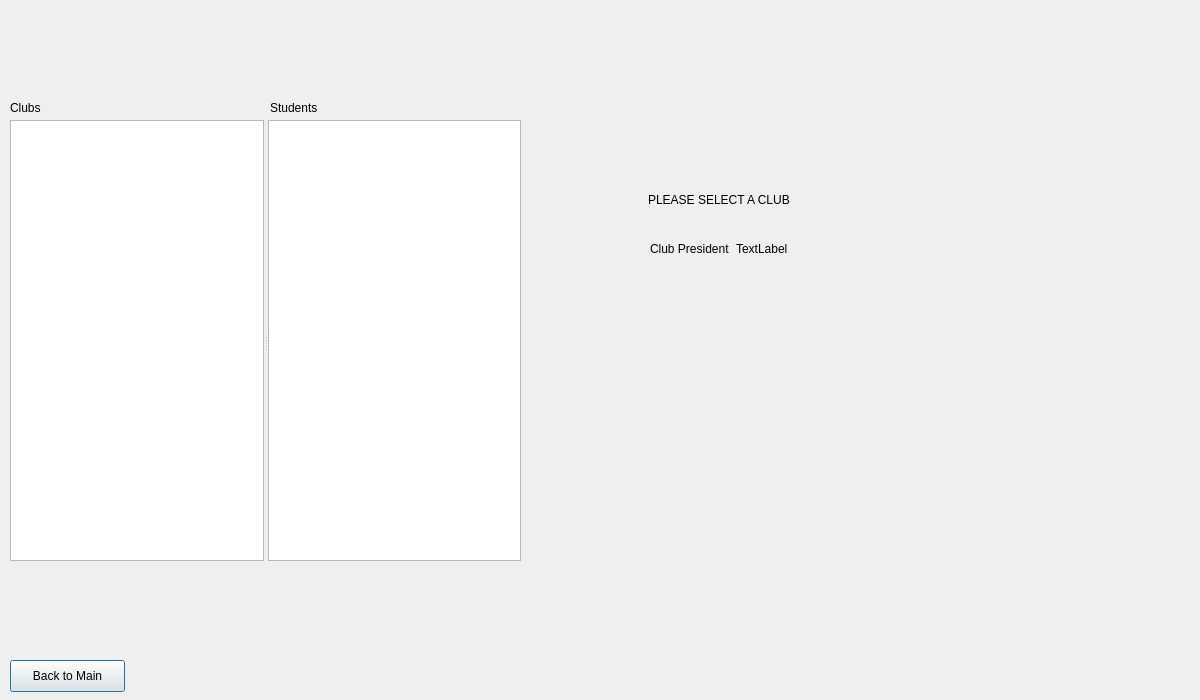
<?xml version="1.0" encoding="UTF-8"?>
<ui version="4.0">
 <class>admin_IndividualClubInformation</class>
 <widget class="QDialog" name="admin_IndividualClubInformation">
  <property name="geometry">
   <rect>
    <x>0</x>
    <y>0</y>
    <width>1200</width>
    <height>700</height>
   </rect>
  </property>
  <property name="windowTitle">
   <string>Haig Network</string>
  </property>
  <widget class="QLabel" name="label_2">
   <property name="geometry">
    <rect>
     <x>10</x>
     <y>100</y>
     <width>59</width>
     <height>16</height>
    </rect>
   </property>
   <property name="text">
    <string>Clubs</string>
   </property>
  </widget>
  <widget class="QLabel" name="label_3">
   <property name="geometry">
    <rect>
     <x>270</x>
     <y>100</y>
     <width>59</width>
     <height>16</height>
    </rect>
   </property>
   <property name="text">
    <string>Students</string>
   </property>
  </widget>
  <widget class="QLabel" name="label_4">
   <property name="geometry">
    <rect>
     <x>648</x>
     <y>190</y>
     <width>171</width>
     <height>20</height>
    </rect>
   </property>
   <property name="text">
    <string>PLEASE SELECT A CLUB</string>
   </property>
  </widget>
  <widget class="QSplitter" name="splitter">
   <property name="geometry">
    <rect>
     <x>10</x>
     <y>120</y>
     <width>511</width>
     <height>441</height>
    </rect>
   </property>
   <property name="orientation">
    <enum>Qt::Horizontal</enum>
   </property>
   <widget class="QListWidget" name="listWidget_ClubList"/>
   <widget class="QListWidget" name="listWidget_StudentList"/>
  </widget>
  <widget class="QWidget" name="layoutWidget">
   <property name="geometry">
    <rect>
     <x>650</x>
     <y>240</y>
     <width>160</width>
     <height>18</height>
    </rect>
   </property>
   <layout class="QHBoxLayout" name="horizontalLayout">
    <item>
     <widget class="QLabel" name="label_5">
      <property name="text">
       <string>Club President</string>
      </property>
     </widget>
    </item>
    <item>
     <widget class="QLabel" name="label_6">
      <property name="text">
       <string>TextLabel</string>
      </property>
     </widget>
    </item>
   </layout>
  </widget>
  <widget class="QPushButton" name="pushButton_Back">
   <property name="geometry">
    <rect>
     <x>10</x>
     <y>660</y>
     <width>115</width>
     <height>32</height>
    </rect>
   </property>
   <property name="cursor">
    <cursorShape>PointingHandCursor</cursorShape>
   </property>
   <property name="text">
    <string>Back to Main</string>
   </property>
  </widget>
  <zorder>splitter</zorder>
  <zorder>layoutWidget</zorder>
  <zorder>label_2</zorder>
  <zorder>label_3</zorder>
  <zorder>label_4</zorder>
  <zorder>pushButton_Back</zorder>
 </widget>
 <resources/>
 <connections/>
</ui>
